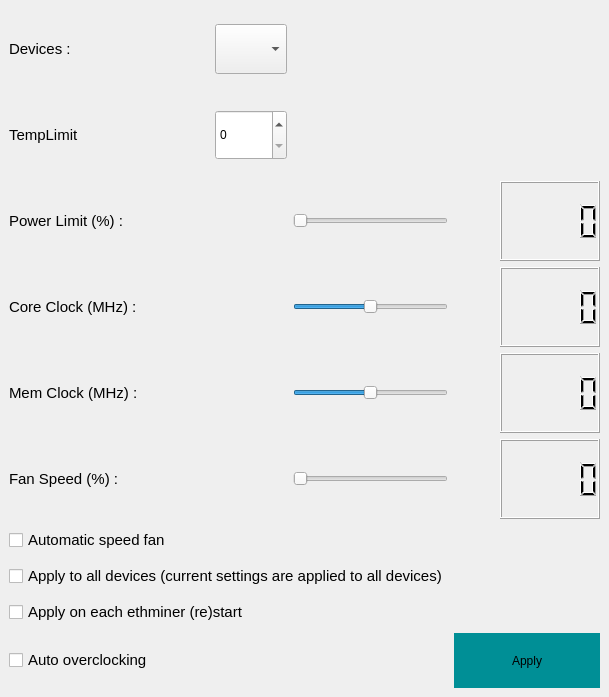
          <widget class="QWidget" name="pageOC">
           <property name="minimumSize">
            <size>
             <width>0</width>
             <height>500</height>
            </size>
           </property>
           <layout class="QGridLayout" name="gridLayout_48" rowstretch="0">
            <property name="leftMargin">
             <number>0</number>
            </property>
            <property name="topMargin">
             <number>0</number>
            </property>
            <property name="rightMargin">
             <number>0</number>
            </property>
            <property name="bottomMargin">
             <number>0</number>
            </property>
            <property name="spacing">
             <number>0</number>
            </property>
            <item row="0" column="0">
             <layout class="QGridLayout" name="gridLayout_46" rowstretch="0,0,0,0,0,0,0,0,0,0,0,0">
              <property name="sizeConstraint">
               <enum>QLayout::SetDefaultConstraint</enum>
              </property>
              <property name="leftMargin">
               <number>9</number>
              </property>
              <property name="topMargin">
               <number>9</number>
              </property>
              <property name="rightMargin">
               <number>9</number>
              </property>
              <property name="bottomMargin">
               <number>9</number>
              </property>
              <property name="spacing">
               <number>6</number>
              </property>
              <item row="11" column="4" colspan="2">
               <widget class="QPushButton" name="pushButtonOCPageApply">
                <property name="minimumSize">
                 <size>
                  <width>0</width>
                  <height>55</height>
                 </size>
                </property>
                <property name="styleSheet">
                 <string notr="true">QPushButton {
	 border-style:solid; 
	border-width:2px;
	border-color:#008F96;
	background-color: #008F96;
}
QPushButton:hover {
	background-color: rgb(91,90,90);
}
QPushButton:pressed {	
	background-color: #7A0000;
}</string>
                </property>
                <property name="text">
                 <string>Apply</string>
                </property>
               </widget>
              </item>
              <item row="4" column="0">
               <widget class="QLabel" name="label_51">
                <property name="sizePolicy">
                 <sizepolicy hsizetype="Fixed" vsizetype="Preferred">
                  <horstretch>0</horstretch>
                  <verstretch>0</verstretch>
                 </sizepolicy>
                </property>
                <property name="minimumSize">
                 <size>
                  <width>200</width>
                  <height>80</height>
                 </size>
                </property>
                <property name="font">
                 <font>
                  <family>Arial</family>
                  <pointsize>11</pointsize>
                 </font>
                </property>
                <property name="text">
                 <string>Core Clock (MHz) :</string>
                </property>
               </widget>
              </item>
              <item row="11" column="0" colspan="4">
               <widget class="QCheckBox" name="checkBoxAutoOC">
                <property name="minimumSize">
                 <size>
                  <width>0</width>
                  <height>30</height>
                 </size>
                </property>
                <property name="font">
                 <font>
                  <family>Arial</family>
                  <pointsize>11</pointsize>
                 </font>
                </property>
                <property name="text">
                 <string>Auto overclocking</string>
                </property>
               </widget>
              </item>
              <item row="6" column="5">
               <widget class="QLCDNumber" name="lcdNumberFanSpeed"/>
              </item>
              <item row="5" column="2" colspan="2">
               <widget class="QSlider" name="horizontalSliderMemOffset">
                <property name="minimum">
                 <number>-1500</number>
                </property>
                <property name="maximum">
                 <number>1500</number>
                </property>
                <property name="orientation">
                 <enum>Qt::Horizontal</enum>
                </property>
               </widget>
              </item>
              <item row="0" column="0">
               <widget class="QLabel" name="label_52">
                <property name="sizePolicy">
                 <sizepolicy hsizetype="Fixed" vsizetype="Preferred">
                  <horstretch>0</horstretch>
                  <verstretch>0</verstretch>
                 </sizepolicy>
                </property>
                <property name="minimumSize">
                 <size>
                  <width>0</width>
                  <height>80</height>
                 </size>
                </property>
                <property name="font">
                 <font>
                  <family>Arial</family>
                  <pointsize>11</pointsize>
                 </font>
                </property>
                <property name="text">
                 <string>Devices :</string>
                </property>
               </widget>
              </item>
              <item row="4" column="5">
               <widget class="QLCDNumber" name="lcdNumberGpuOffset">
                <property name="minimumSize">
                 <size>
                  <width>100</width>
                  <height>0</height>
                 </size>
                </property>
               </widget>
              </item>
              <item row="6" column="0" colspan="2">
               <widget class="QLabel" name="label_53">
                <property name="sizePolicy">
                 <sizepolicy hsizetype="Fixed" vsizetype="Preferred">
                  <horstretch>0</horstretch>
                  <verstretch>0</verstretch>
                 </sizepolicy>
                </property>
                <property name="minimumSize">
                 <size>
                  <width>0</width>
                  <height>80</height>
                 </size>
                </property>
                <property name="font">
                 <font>
                  <family>Arial</family>
                  <pointsize>11</pointsize>
                 </font>
                </property>
                <property name="text">
                 <string>Fan Speed (%) :</string>
                </property>
               </widget>
              </item>
              <item row="2" column="1">
               <widget class="QSpinBox" name="spinBoxTemperature">
                <property name="minimumSize">
                 <size>
                  <width>0</width>
                  <height>50</height>
                 </size>
                </property>
                <property name="font">
                 <font>
                  <family>Arial</family>
                 </font>
                </property>
               </widget>
              </item>
              <item row="4" column="4">
               <spacer name="horizontalSpacer_10">
                <property name="orientation">
                 <enum>Qt::Horizontal</enum>
                </property>
                <property name="sizeHint" stdset="0">
                 <size>
                  <width>40</width>
                  <height>20</height>
                 </size>
                </property>
               </spacer>
              </item>
              <item row="5" column="0">
               <widget class="QLabel" name="label_49">
                <property name="sizePolicy">
                 <sizepolicy hsizetype="Fixed" vsizetype="Preferred">
                  <horstretch>0</horstretch>
                  <verstretch>0</verstretch>
                 </sizepolicy>
                </property>
                <property name="minimumSize">
                 <size>
                  <width>0</width>
                  <height>80</height>
                 </size>
                </property>
                <property name="font">
                 <font>
                  <family>Arial</family>
                  <pointsize>11</pointsize>
                 </font>
                </property>
                <property name="text">
                 <string>Mem Clock (MHz) :</string>
                </property>
               </widget>
              </item>
              <item row="3" column="2" colspan="2">
               <widget class="QSlider" name="horizontalSliderPowerPercent">
                <property name="sizePolicy">
                 <sizepolicy hsizetype="Expanding" vsizetype="Fixed">
                  <horstretch>255</horstretch>
                  <verstretch>0</verstretch>
                 </sizepolicy>
                </property>
                <property name="minimum">
                 <number>50</number>
                </property>
                <property name="maximum">
                 <number>100</number>
                </property>
                <property name="orientation">
                 <enum>Qt::Horizontal</enum>
                </property>
               </widget>
              </item>
              <item row="4" column="2" colspan="2">
               <widget class="QSlider" name="horizontalSliderGpuOffset">
                <property name="minimum">
                 <number>-200</number>
                </property>
                <property name="maximum">
                 <number>200</number>
                </property>
                <property name="orientation">
                 <enum>Qt::Horizontal</enum>
                </property>
               </widget>
              </item>
              <item row="9" column="0" colspan="4">
               <widget class="QCheckBox" name="checkBoxAllDevices">
                <property name="minimumSize">
                 <size>
                  <width>0</width>
                  <height>30</height>
                 </size>
                </property>
                <property name="font">
                 <font>
                  <family>Arial</family>
                  <pointsize>11</pointsize>
                 </font>
                </property>
                <property name="text">
                 <string>Apply to all devices (current settings are applied to all devices)</string>
                </property>
               </widget>
              </item>
              <item row="5" column="5">
               <widget class="QLCDNumber" name="lcdNumberMemClock"/>
              </item>
              <item row="6" column="2" colspan="2">
               <widget class="QSlider" name="horizontalSliderFanSpeed">
                <property name="maximum">
                 <number>100</number>
                </property>
                <property name="orientation">
                 <enum>Qt::Horizontal</enum>
                </property>
               </widget>
              </item>
              <item row="3" column="0">
               <widget class="QLabel" name="label_50">
                <property name="sizePolicy">
                 <sizepolicy hsizetype="Fixed" vsizetype="Preferred">
                  <horstretch>0</horstretch>
                  <verstretch>0</verstretch>
                 </sizepolicy>
                </property>
                <property name="minimumSize">
                 <size>
                  <width>200</width>
                  <height>80</height>
                 </size>
                </property>
                <property name="font">
                 <font>
                  <family>Arial</family>
                  <pointsize>11</pointsize>
                 </font>
                </property>
                <property name="text">
                 <string>Power Limit (%) :</string>
                </property>
               </widget>
              </item>
              <item row="10" column="0" colspan="4">
               <widget class="QCheckBox" name="checkBoxOCMinerStart">
                <property name="minimumSize">
                 <size>
                  <width>0</width>
                  <height>30</height>
                 </size>
                </property>
                <property name="font">
                 <font>
                  <family>Arial</family>
                  <pointsize>11</pointsize>
                 </font>
                </property>
                <property name="text">
                 <string>Apply on each ethminer (re)start</string>
                </property>
               </widget>
              </item>
              <item row="2" column="0">
               <widget class="QLabel" name="temperatureLimit">
                <property name="minimumSize">
                 <size>
                  <width>0</width>
                  <height>80</height>
                 </size>
                </property>
                <property name="font">
                 <font>
                  <family>Arial</family>
                  <pointsize>11</pointsize>
                 </font>
                </property>
                <property name="text">
                 <string>TempLimit</string>
                </property>
               </widget>
              </item>
              <item row="0" column="1">
               <widget class="QComboBox" name="comboBoxDevice">
                <property name="minimumSize">
                 <size>
                  <width>0</width>
                  <height>50</height>
                 </size>
                </property>
                <property name="font">
                 <font>
                  <family>Arial</family>
                 </font>
                </property>
               </widget>
              </item>
              <item row="3" column="5">
               <widget class="QLCDNumber" name="lcdNumberPowerPercent">
                <property name="minimumSize">
                 <size>
                  <width>100</width>
                  <height>0</height>
                 </size>
                </property>
                <property name="digitCount">
                 <number>5</number>
                </property>
               </widget>
              </item>
              <item row="8" column="0">
               <widget class="QCheckBox" name="checkBoxAutoSpeedFan">
                <property name="enabled">
                 <bool>true</bool>
                </property>
                <property name="minimumSize">
                 <size>
                  <width>0</width>
                  <height>30</height>
                 </size>
                </property>
                <property name="font">
                 <font>
                  <family>Arial</family>
                  <pointsize>11</pointsize>
                 </font>
                </property>
                <property name="text">
                 <string>Automatic speed fan</string>
                </property>
               </widget>
              </item>
             </layout>
            </item>
           </layout>
          </widget>
